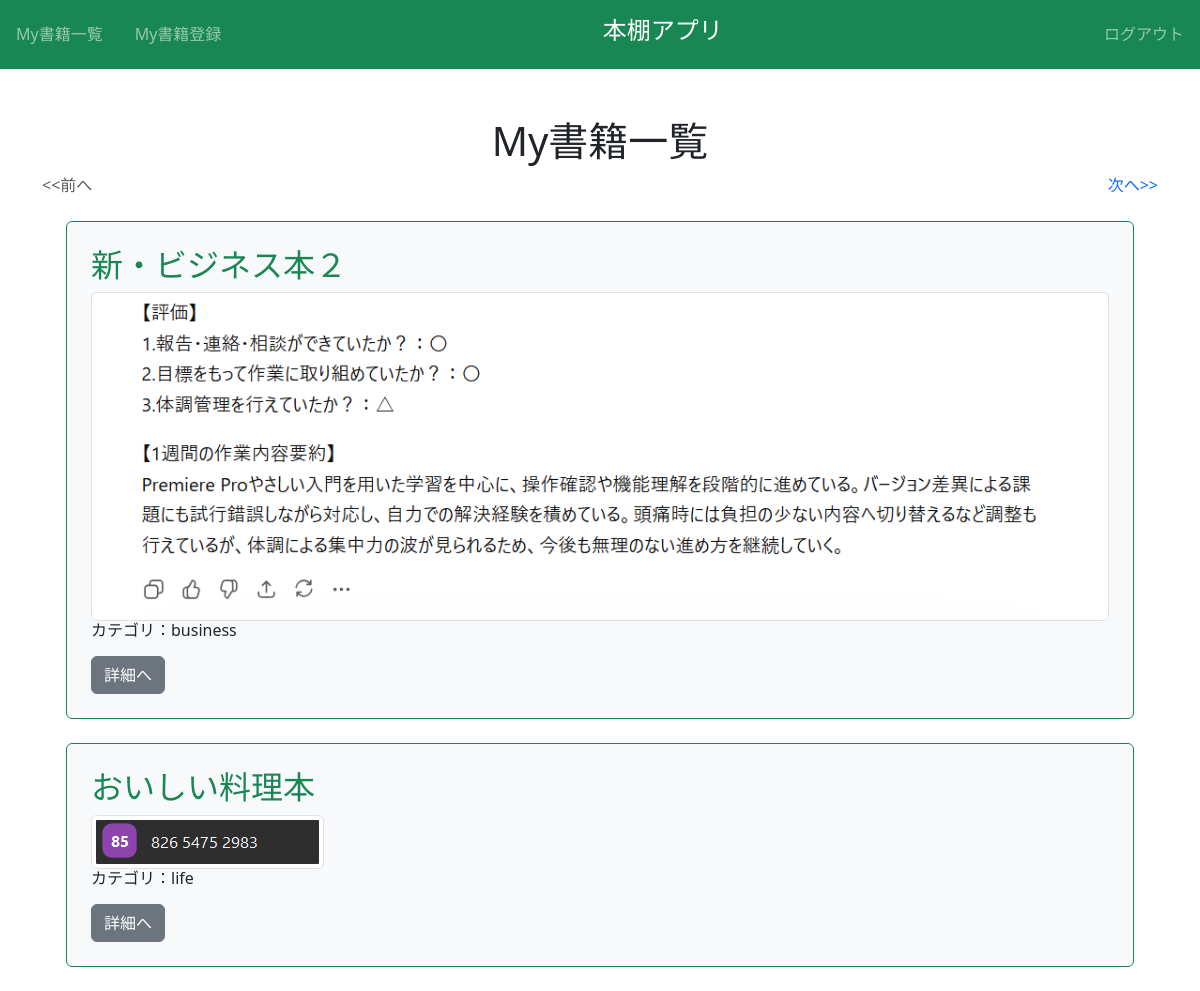
Page /book/ (signed in) on the committed database.
### book/models.py (models this page shows, shortened)
class Book(models.Model) :
    title = models.CharField(max_length=100)
    text = models.TextField()
    thumbnail = models.ImageField(null=True, blank=True)
    category = models.CharField(
        max_length=100,
        choices=CATEGORY
    )
    user = models.ForeignKey('auth.User', on_delete=models.CASCADE)

### book/views.py (the view)
# urls.py: path('book/', views.ListBookView.as_view(), name='list-book'),
class ListBookView(LoginRequiredMixin, ListView) :
    tmeplate_name = 'book/book_list.html'
    model = Book
    paginate_by = ITEM_PER_PAGE

### book/templates/book/book_list.html (shortened to what this page needs)
{% extends 'base.html' %}
{% block h1 %}My書籍一覧{% endblock h1 %}
{% block content %}
<div class="container">
    {% include 'book/components/pagination.html' %}
    {% for item in object_list %}
    <div class="p-4 m-4 bg-light border border-success rounded">
        <h2 class="text-success">{{ item.title }}</h2>
        <img src="{{ item.thumbnail.url }}" class="img-thumbnail" />
        <h6>カテゴリ：{{ item.category }}</h6>
        <div class="mt-3">
            <a href="{% url 'detail-book' item.pk %}" class="btn btn-secondary">詳細へ</a>
        </div>
    </div>
    {% endfor %}
</div>
{% endblock content %}

### book/static/book/css/style.css (style rules this page uses)
a { text-decoration: none; }

### rows in the picture
Book: title "新・ビジネス本２", thumbnail (picture), category "business"
Book: title "おいしい料理本", thumbnail (picture), category "life"
